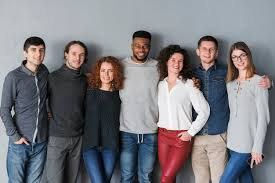
#> input picture jupyter/fotos/image6.jpeg, 275 x 183 px
$ python codigo01.py
#> lines starting #> are read from the running program, lines starting #| are printed output that depends on the picture; after the words box and inside, x2 and y2 are one past the last pixel; in counts of white or black regions, pixels touching at a corner belong together
import cv2

carrega=cv2.CascadeClassifier('haarcascades/haarcascade_frontalface_default.xml')

imagem= cv2.imread('fotos/image6.jpeg')
#> imagem is the input picture: shape (183, 275, 3); mean B, G, R 127.4, 122, 123.3

imagem_cinza=cv2.cvtColor(imagem,cv2.COLOR_BGR2GRAY)
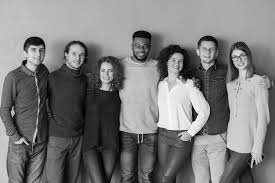
#> imagem_cinza: shape (183, 275); min 0, max 255, mean 123

faces=carrega.detectMultiScale(imagem_cinza,scaleFactor=1.08,minNeighbors=3,minSize=(30,30))
#> faces = ()

print(faces)

for(x,y,i,a) in faces:
    cv2.rectangle(imagem,(x,y),(x+i,y+a),(0,255,0), 2)
#> this loop made 0 passes

cv2.imshow("fotos",imagem)
cv2.waitKey()

$ run again, with jupyter/fotos/image1.jpeg copied over jupyter/fotos/image6.jpeg
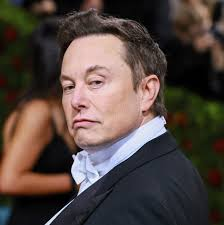
#> input picture jupyter/fotos/image1.jpeg, 224 x 225 px
#> imagem is the input picture: shape (225, 224, 3); mean B, G, R 64.1, 69.6, 82.8
#> `imagem_cinza=cv2.cvtColor(imagem,cv2.COLOR_BGR2GRAY)`:
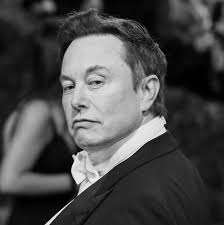
#> imagem_cinza: shape (225, 224); min 0, max 251, mean 72.9
#> faces = [[36, 37, 112, 112]]
#| [[ 36  37 112 112]]
#> the loop `for(x,y,i,a) in faces:` made 1 pass
#> after the loop `for(x,y,i,a) in faces:`:
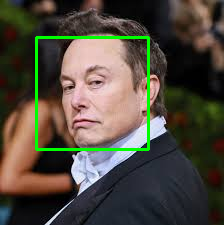
#> imagem: shape (225, 224, 3); 2.66% of pixels changed, all inside (x1, y1, x2, y2) = (35, 36, 150, 151)

$ run again, with jupyter/fotos/image2.jpeg copied over jupyter/fotos/image6.jpeg
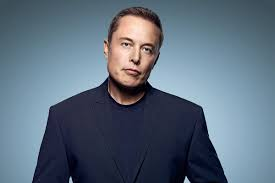
#> input picture jupyter/fotos/image2.jpeg, 275 x 183 px
#> imagem is the input picture: shape (183, 275, 3); mean B, G, R 123.7, 107.7, 92
#> `imagem_cinza=cv2.cvtColor(imagem,cv2.COLOR_BGR2GRAY)`:
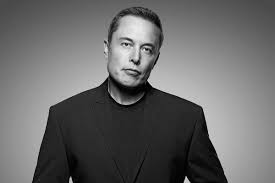
#> imagem_cinza: shape (183, 275); min 0, max 235, mean 104.8
#> faces = [[106, 21, 60, 60]]
#| [[106  21  60  60]]
#> the loop `for(x,y,i,a) in faces:` made 1 pass
#> after the loop `for(x,y,i,a) in faces:`:
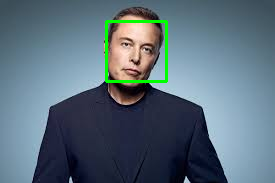
#> imagem: shape (183, 275, 3); 1.42% of pixels changed, all inside (x1, y1, x2, y2) = (105, 20, 168, 83)

$ run again, with jupyter/fotos/image3.jpeg copied over jupyter/fotos/image6.jpeg
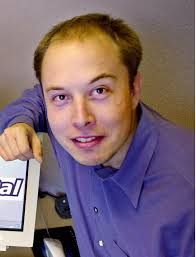
#> input picture jupyter/fotos/image3.jpeg, 196 x 257 px
#> imagem is the input picture: shape (257, 196, 3); mean B, G, R 114.6, 104.3, 125.3
#> `imagem_cinza=cv2.cvtColor(imagem,cv2.COLOR_BGR2GRAY)`:
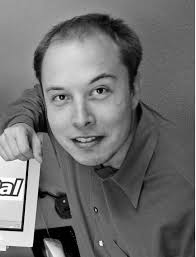
#> imagem_cinza: shape (257, 196); min 0, max 255, mean 111.8
#> faces = [[29, 52, 107, 107]]
#| [[ 29  52 107 107]]
#> the loop `for(x,y,i,a) in faces:` made 1 pass
#> after the loop `for(x,y,i,a) in faces:`:
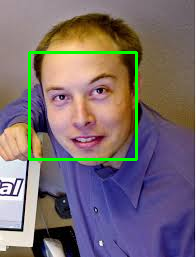
#> imagem: shape (257, 196, 3); 2.54% of pixels changed, all inside (x1, y1, x2, y2) = (28, 51, 138, 161)
